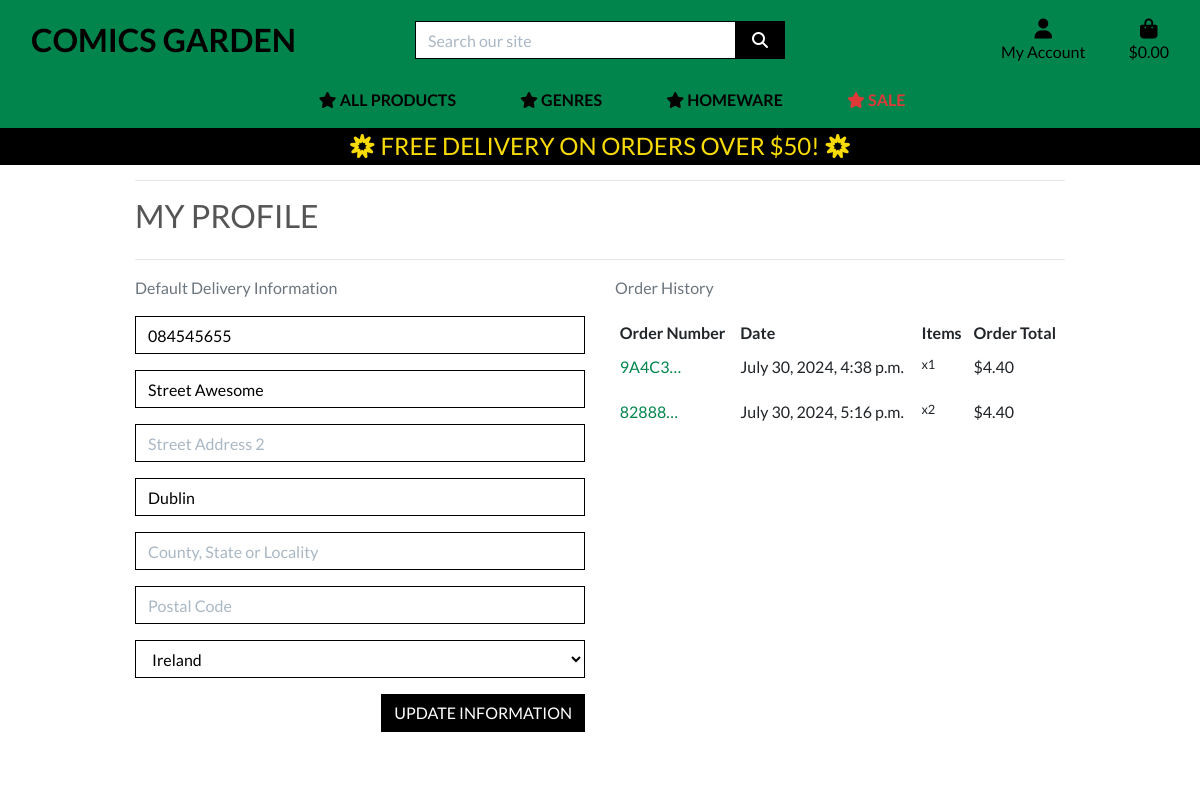
/profile/ (signed in), run on the app's committed database.
### profiles/models.py (models this page shows, shortened)
class UserProfile(models.Model):
    user = models.OneToOneField(User, on_delete=models.CASCADE)
    default_phone_number = models.CharField(max_length=20, null=True, blank=True)
    default_street_address1 = models.CharField(max_length=80, null=True, blank=True)
    default_street_address2 = models.CharField(max_length=80, null=True, blank=True)
    default_town_or_city = models.CharField(max_length=40, null=True, blank=True)
    default_county = models.CharField(max_length=80, null=True, blank=True)
    default_postcode = models.CharField(max_length=20, null=True, blank=True)
    default_country = CountryField(blank_label='Country', null=True, blank=True)

### checkout/models.py (models this page shows, shortened)
class Order(models.Model):
    order_number = models.CharField(max_length=32, null=False, editable=False)
    user_profile = models.ForeignKey(UserProfile, on_delete=models.SET_NULL,
                                     null=True, blank=True, related_name='orders')
    full_name = models.CharField(max_length=50, null=False, blank=False)
    email = models.EmailField(max_length=254, null=False, blank=False)
    phone_number = models.CharField(max_length=20, null=False, blank=False)
    country = CountryField(blank_label='Country *', null=False, blank=False)
    postcode = models.CharField(max_length=20, null=True, blank=True)
    town_or_city = models.CharField(max_length=40, null=False, blank=False)
    street_address1 = models.CharField(max_length=80, null=False, blank=False)
    street_address2 = models.CharField(max_length=80, null=True, blank=True)
    county = models.CharField(max_length=80, null=True, blank=True)
    date = models.DateTimeField(auto_now_add=True)
    delivery_cost = models.DecimalField(max_digits=6, decimal_places=2, null=False, default=0)
    order_total = models.DecimalField(max_digits=10, decimal_places=2, null=False, default=0)
    grand_total = models.DecimalField(max_digits=10, decimal_places=2, null=False, default=0)
    original_bag = models.TextField(null=False, blank=False, default='')
    stripe_pid = models.CharField(max_length=254, null=False, blank=False, default='')

class OrderLineItem(models.Model):
    order = models.ForeignKey(Order, null=False, blank=False, on_delete=models.CASCADE, related_name='lineitems')
    product = models.ForeignKey(Product, null=False, blank=False, on_delete=models.CASCADE)
    product_size = models.CharField(max_length=2, null=True, blank=True) # XS, S, M, L, XL
    quantity = models.IntegerField(null=False, blank=False, default=0)
    lineitem_total = models.DecimalField(max_digits=6, decimal_places=2, null=False, blank=False, editable=False)

### profiles/views.py (the view)
# urls.py: path('profile/', include('profiles.urls')),
@login_required
def profile(request):
    profile = get_object_or_404(UserProfile, user=request.user)
    if request.method == 'POST':
        form = UserProfileForm(request.POST, instance=profile)
        if form.is_valid():
            form.save()
            messages.success(request, 'Profile updated successfully')
        else:
            messages.error(request, 'Update failed. Please ensure the form is valid.')
    else:
        form = UserProfileForm(instance=profile)
    orders = profile.orders.all()
    template = 'profiles/profile.html'
    context = {
        'form': form,
        'orders': orders,
        'on_profile_page': True
    }
    return render(request, template, context)

### profiles/forms.py
class UserProfileForm(forms.ModelForm):
    class Meta:
        model = UserProfile
        exclude = ('user',)
    def __init__(self, *args, **kwargs):
        super().__init__(*args, **kwargs)
        placeholders = {
            'default_phone_number': 'Phone Number',
            'default_postcode': 'Postal Code',
            'default_town_or_city': 'Town or City',
            'default_street_address1': 'Street Address 1',
            'default_street_address2': 'Street Address 2',
            'default_county': 'County, State or Locality',
        }
        self.fields['default_phone_number'].widget.attrs['autofocus'] = True
        for field in self.fields:
            if field != 'default_country':
                if self.fields[field].required:
                    placeholder = f'{placeholders[field]} *'
                else:
                    placeholder = placeholders[field]
                self.fields[field].widget.attrs['placeholder'] = placeholder
            self.fields[field].widget.attrs['class'] = 'border-black rounded-0 profile-form-input'
            self.fields[field].label = False

### bag/contexts.py (called while the page is built, shortened)
def bag_contents(request):
    bag_items = []
    total = 0
    product_count = 0
    bag = request.session.get('bag', {})
    if total < settings.FREE_DELIVERY_THRESHOLD:
        delivery = total * Decimal(settings.STANDARD_DELIVERY_PERCENTAGE / 100)
        free_delivery_delta = settings.FREE_DELIVERY_THRESHOLD - total
    else:
        delivery = 0
        free_delivery_delta = 0
    grand_total = delivery + total
    context = {
        'bag_items': bag_items,
        'total': total,
        'product_count': product_count,
        'delivery': delivery,
        'free_delivery_delta': free_delivery_delta,
        'free_delivery_threshold': settings.FREE_DELIVERY_THRESHOLD,
        'grand_total': grand_total,
    }
    return context

### products/contexts.py (called while the page is built)
def top_genres(request):
    top_genres = Genre.objects.annotate(num_products=Count('product')).exclude(name__iexact='sale').order_by('-num_products')[:10]
    return {'top_genres': top_genres}

### profiles/templates/profiles/profile.html (shortened to what this page needs)
{% extends "base.html" %}
{% load static %}
{% block extra_css %}
    <link rel="stylesheet" href="{% static 'profiles/css/profile.css' %}">
{% endblock %}
{% block page_header %}
    <div class="container header-container">
    </div>
{% endblock %}
{% block content %}
    <div class="overlay"></div>
    <div class="container">
        <div class="row">
            <div class="col">
                <hr>
                <h2 class="logo-font mb-4">My Profile</h2>
                <hr>
            </div>
        </div>
        <div class="row">
            <div class="col-12 col-lg-6">
                <p class="text-muted">Default Delivery Information</p>
                <form class="mt-3" action="{% url 'profile' %}" method="POST" id="profile-update-form">
                    {{ form|crispy }}
                    <button class="btn btn-black rounded-0 text-uppercase float-right">Update Information</button>
                </form>
            </div>
            <div class="col-12 col-lg-6">
                <p class="text-muted">Order History</p>
                <div class="order-history table-responsive">
                    <table class="table table-sm table-borderless">
                        <thead>
                            <tr>
                                <th>Order Number</th>
                                <th>Date</th>
                                <th>Items</th>
                                <th>Order Total</th>
                            </tr>
                        </thead>
                        <tbody>
                            {% for order in orders %}
                                <tr>
                                    <td>
                                        <a href="{% url 'order_history' order.order_number %}"
                                        title="{{ order.order_number }}">
                                            {{ order.order_number|truncatechars:6 }}
                                        </a>
                                    </td>
                                    <td>{{ order.date }}</td>
                                    <td>
                                        <ul class="list-unstyled">
                                            {% for item in order.lineitems.all %}
                                                <li class="small">
                                                    {{ item.product.name }} x{{ item.quantity }}
                                                </li>
                                            {% endfor %}
                                        </ul>
                                    </td>
                                    <td>${{ order.grand_total }}</td>
                                </tr>
                            {% endfor %}
                        </tbody>
                    </table>
                </div>
            </div>
        </div>
{% endblock %}

### static/css/base.css (style rules this page uses)
html { height: 100%; }
body { background: url('/media/homepage_background_cropped.jpg') no-repeat center center fixed; background-size: cover; height: calc(100vh - 164px); color: #555; font-family: 'Lato'; }
a { color: #01854d; }
.logo-font { text-transform: uppercase; }
.btn-black { background: black; color: white; }
.border-black { border: 1px solid black !important; }
.overlay { height: 100%; width: 100%; top: 0; left: 0; position: fixed; background: white; z-index: -1; }
@media (min-width: 1200px) { .container { max-width: 80%; } }
@media (min-width: 992px) { .header-container { padding-top: 164px; } }

### profiles/static/profiles/css/profile.css (style rules this page uses)
.order-history { max-height: 416px; overflow-y: auto; }
#profile-update-form .form-control { color: #000; }
#profile-update-form input::placeholder { color: #aab7c4; }
#id_default_country, #id_default_country option:not(:first-child) { color: #000; }

### data on the page
UserProfile: default_phone_number "084545655", default_street_address1 "Street Awesome", default_town_or_city "Dublin", default_country "Ireland"
Order: order_number "9A4C3…", date "July 30, 2024, 4:38 p.m.", grand_total "4.40"
OrderLineItem: quantity "1"
Order: order_number "82888…", date "July 30, 2024, 5:16 p.m.", grand_total "4.40"
OrderLineItem: quantity "2"

### other printed values
{{ free_delivery_threshold }} "50"
